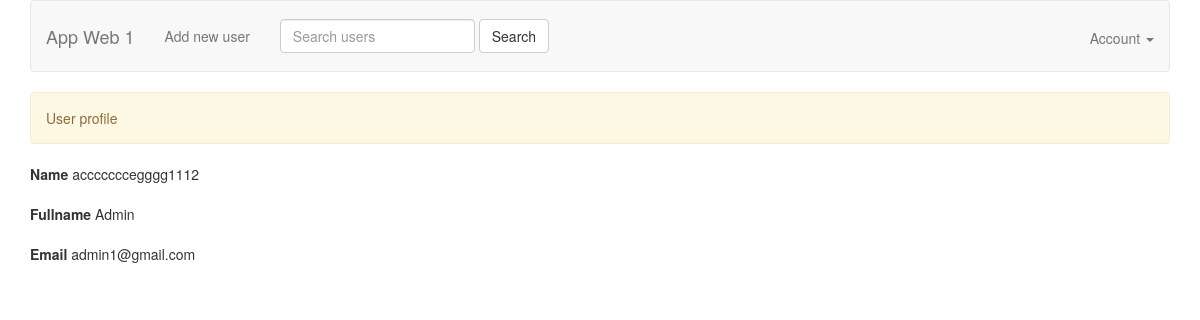
The page /app_web1_fix/view_user.php?id=1 on the database its author committed.
### tables this page shows
CREATE TABLE `users` (
  `id` int(11) NOT NULL,
  `name` varchar(100) NOT NULL,
  `fullname` varchar(100) NOT NULL,
  `email` varchar(100) NOT NULL,
  `type` varchar(100) NOT NULL,
  `password` varchar(250) NOT NULL,
  `is_locked` tinyint(1) NOT NULL,
  `update_at` timestamp NOT NULL DEFAULT current_timestamp() ON UPDATE current_timestamp()
);

### app_web1_fix/models/UserModel.php (called while the page is built, shortened)
<?php
require_once 'BaseModel.php';
class UserModel extends BaseModel {
    public function findUserById($id) {
        $sql = 'SELECT * FROM users WHERE id = '.$id;
        $user = $this->select($sql);
        return $user;
    }
}

### app_web1_fix/models/BaseModel.php (called while the page is built, shortened)
<?php
abstract class BaseModel {
    protected static $_connection;
    public function __construct() {
        if (!isset(self::$_connection)) {
            self::$_connection = mysqli_connect(DB_HOST, DB_USER, DB_PASSWORD, DB_NAME, DB_PORT);
        }
    }
    protected function query($sql) {
        $result = self::$_connection->query($sql);
        return $result;
    }
    protected function select($sql) {
        $result = $this->query($sql);
        $rows = [];
        if (!empty($result)) {
            while ($row = $result->fetch_assoc()) {
                $rows[] = $row;
            }
        }
        return $rows;
    }
}

### app_web1_fix/view_user.php (the view, shortened to what this page needs)
<?php
require_once 'models/UserModel.php';
$userModel = new UserModel();
$user = NULL;
if (!empty($_GET['id'])) {
    $id = $_GET['id'];
    $user = $userModel->findUserById($id);
}
?>
<!DOCTYPE html>
<html>
<head>
    <?php include 'views/meta.php' ?>
</head>
<body>
<?php include 'views/header.php'?>
<div class="container">
    <?php if ($user || empty($id)) { ?>
        <div class="alert alert-warning" role="alert">
            User profile
        </div>
        <form method="POST">
            <div class="form-group">
                <label for="name">Name</label>
                <span><?php if (!empty($user[0]['name'])) echo $user[0]['name'] ?></span>
            </div>
            <div class="form-group">
                <label for="password">Fullname</label>
                <span><?php if (!empty($user[0]['name'])) echo $user[0]['fullname'] ?></span>
            </div>
            <div class="form-group">
                <label for="password">Email</label>
                <span><?php if (!empty($user[0]['name'])) echo $user[0]['email'] ?></span>
            </div>
        </form>
    <?php } else { ?>
        <div class="alert alert-success" role="alert">
            User not found!
        </div>
    <?php } ?>
</div>
</body>
</html>

### rows shown on the page
users: name "acccccccegggg1112", fullname "Admin", email "admin1@gmail.com"
